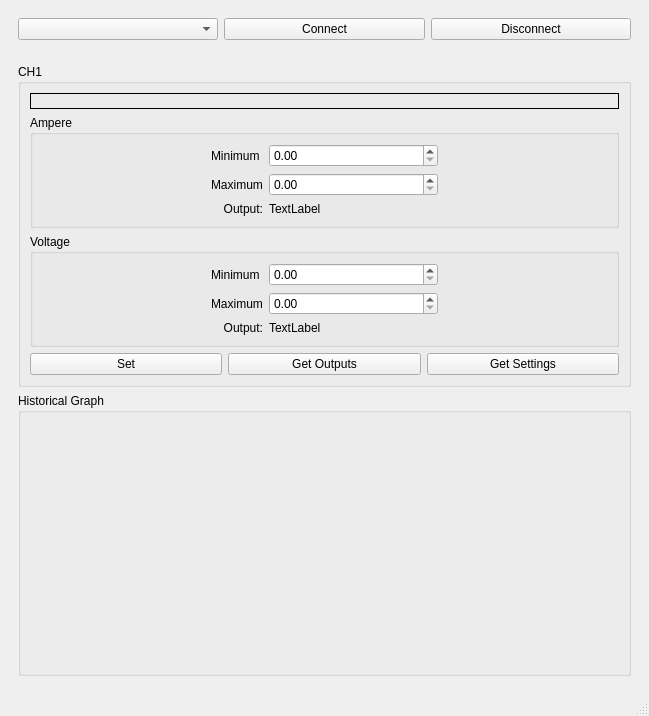
<?xml version="1.0" encoding="UTF-8"?>
<ui version="4.0">
 <class>MainWindow</class>
 <widget class="QMainWindow" name="MainWindow">
  <property name="geometry">
   <rect>
    <x>0</x>
    <y>0</y>
    <width>649</width>
    <height>716</height>
   </rect>
  </property>
  <property name="windowTitle">
   <string>MainWindow</string>
  </property>
  <widget class="QWidget" name="centralwidget">
   <layout class="QGridLayout" name="gridLayout">
    <item row="2" column="0">
     <widget class="QWidget" name="widget_CH1" native="true">
      <layout class="QGridLayout" name="gridLayout_3">
       <item row="0" column="0">
        <widget class="QGroupBox" name="groupBox_CH1">
         <property name="title">
          <string>CH1</string>
         </property>
         <layout class="QGridLayout" name="gridLayout_9">
          <item row="5" column="1">
           <widget class="QPushButton" name="pushButton_CH1_Get_Outputs">
            <property name="text">
             <string>Get Outputs</string>
            </property>
           </widget>
          </item>
          <item row="5" column="0">
           <widget class="QPushButton" name="pushButton_CH1_Set">
            <property name="text">
             <string>Set</string>
            </property>
           </widget>
          </item>
          <item row="5" column="2">
           <widget class="QPushButton" name="pushButton_CH1_Get_Settings">
            <property name="text">
             <string>Get Settings</string>
            </property>
           </widget>
          </item>
          <item row="2" column="0" colspan="3">
           <widget class="QGroupBox" name="groupBox_CH1_Voltage">
            <property name="sizePolicy">
             <sizepolicy hsizetype="Preferred" vsizetype="Maximum">
              <horstretch>0</horstretch>
              <verstretch>0</verstretch>
             </sizepolicy>
            </property>
            <property name="title">
             <string>Voltage</string>
            </property>
            <layout class="QGridLayout" name="gridLayout_12">
             <item row="2" column="1">
              <widget class="QLabel" name="label_CH1_Voltage_Max">
               <property name="sizePolicy">
                <sizepolicy hsizetype="Maximum" vsizetype="Preferred">
                 <horstretch>0</horstretch>
                 <verstretch>0</verstretch>
                </sizepolicy>
               </property>
               <property name="text">
                <string>Maximum</string>
               </property>
              </widget>
             </item>
             <item row="2" column="2">
              <widget class="QDoubleSpinBox" name="doubleSpinBox_CH1_Voltage_Max">
               <property name="sizePolicy">
                <sizepolicy hsizetype="MinimumExpanding" vsizetype="Fixed">
                 <horstretch>0</horstretch>
                 <verstretch>0</verstretch>
                </sizepolicy>
               </property>
               <property name="maximum">
                <double>100.000000000000000</double>
               </property>
              </widget>
             </item>
             <item row="1" column="3" rowspan="3">
              <spacer name="horizontalSpacer_29">
               <property name="orientation">
                <enum>Qt::Horizontal</enum>
               </property>
               <property name="sizeHint" stdset="0">
                <size>
                 <width>0</width>
                 <height>0</height>
                </size>
               </property>
              </spacer>
             </item>
             <item row="1" column="1">
              <widget class="QLabel" name="label_CH1_Voltage_Min">
               <property name="sizePolicy">
                <sizepolicy hsizetype="Maximum" vsizetype="Preferred">
                 <horstretch>0</horstretch>
                 <verstretch>0</verstretch>
                </sizepolicy>
               </property>
               <property name="text">
                <string>Minimum</string>
               </property>
              </widget>
             </item>
             <item row="1" column="0" rowspan="3">
              <spacer name="horizontalSpacer_8">
               <property name="orientation">
                <enum>Qt::Horizontal</enum>
               </property>
               <property name="sizeHint" stdset="0">
                <size>
                 <width>0</width>
                 <height>0</height>
                </size>
               </property>
              </spacer>
             </item>
             <item row="1" column="2">
              <widget class="QDoubleSpinBox" name="doubleSpinBox_CH1_Voltage_Min">
               <property name="sizePolicy">
                <sizepolicy hsizetype="MinimumExpanding" vsizetype="Fixed">
                 <horstretch>0</horstretch>
                 <verstretch>0</verstretch>
                </sizepolicy>
               </property>
              </widget>
             </item>
             <item row="3" column="2">
              <widget class="QLabel" name="label_CH1_Voltage_Output_Result">
               <property name="sizePolicy">
                <sizepolicy hsizetype="Preferred" vsizetype="Maximum">
                 <horstretch>0</horstretch>
                 <verstretch>0</verstretch>
                </sizepolicy>
               </property>
               <property name="text">
                <string>TextLabel</string>
               </property>
              </widget>
             </item>
             <item row="3" column="1">
              <widget class="QLabel" name="label_CH1_Voltage_Output">
               <property name="sizePolicy">
                <sizepolicy hsizetype="Preferred" vsizetype="Maximum">
                 <horstretch>0</horstretch>
                 <verstretch>0</verstretch>
                </sizepolicy>
               </property>
               <property name="text">
                <string> Output:</string>
               </property>
               <property name="alignment">
                <set>Qt::AlignRight|Qt::AlignTrailing|Qt::AlignVCenter</set>
               </property>
              </widget>
             </item>
            </layout>
           </widget>
          </item>
          <item row="1" column="0" colspan="3">
           <widget class="QGroupBox" name="groupBox_CH1_Ampere">
            <property name="sizePolicy">
             <sizepolicy hsizetype="Preferred" vsizetype="Maximum">
              <horstretch>0</horstretch>
              <verstretch>0</verstretch>
             </sizepolicy>
            </property>
            <property name="title">
             <string>Ampere</string>
            </property>
            <layout class="QGridLayout" name="gridLayout_4">
             <item row="1" column="1">
              <widget class="QLabel" name="label_CH1_Ampere_Min">
               <property name="sizePolicy">
                <sizepolicy hsizetype="Maximum" vsizetype="Preferred">
                 <horstretch>0</horstretch>
                 <verstretch>0</verstretch>
                </sizepolicy>
               </property>
               <property name="text">
                <string>Minimum</string>
               </property>
              </widget>
             </item>
             <item row="2" column="1">
              <widget class="QLabel" name="label_CH1_Ampere_Max">
               <property name="sizePolicy">
                <sizepolicy hsizetype="Maximum" vsizetype="Preferred">
                 <horstretch>0</horstretch>
                 <verstretch>0</verstretch>
                </sizepolicy>
               </property>
               <property name="text">
                <string>Maximum</string>
               </property>
              </widget>
             </item>
             <item row="1" column="2">
              <widget class="QDoubleSpinBox" name="doubleSpinBox_CH1_Ampere_Min">
               <property name="sizePolicy">
                <sizepolicy hsizetype="MinimumExpanding" vsizetype="Fixed">
                 <horstretch>0</horstretch>
                 <verstretch>0</verstretch>
                </sizepolicy>
               </property>
              </widget>
             </item>
             <item row="3" column="2">
              <widget class="QLabel" name="label_CH1_Ampere_Output_Result">
               <property name="sizePolicy">
                <sizepolicy hsizetype="Preferred" vsizetype="Maximum">
                 <horstretch>0</horstretch>
                 <verstretch>0</verstretch>
                </sizepolicy>
               </property>
               <property name="text">
                <string>TextLabel</string>
               </property>
              </widget>
             </item>
             <item row="2" column="3">
              <spacer name="horizontalSpacer_3">
               <property name="orientation">
                <enum>Qt::Horizontal</enum>
               </property>
               <property name="sizeHint" stdset="0">
                <size>
                 <width>0</width>
                 <height>0</height>
                </size>
               </property>
              </spacer>
             </item>
             <item row="2" column="0">
              <spacer name="horizontalSpacer_2">
               <property name="orientation">
                <enum>Qt::Horizontal</enum>
               </property>
               <property name="sizeHint" stdset="0">
                <size>
                 <width>0</width>
                 <height>0</height>
                </size>
               </property>
              </spacer>
             </item>
             <item row="2" column="2">
              <widget class="QDoubleSpinBox" name="doubleSpinBox_CH1_Ampere_Max">
               <property name="sizePolicy">
                <sizepolicy hsizetype="MinimumExpanding" vsizetype="Fixed">
                 <horstretch>0</horstretch>
                 <verstretch>0</verstretch>
                </sizepolicy>
               </property>
               <property name="maximum">
                <double>100.000000000000000</double>
               </property>
              </widget>
             </item>
             <item row="3" column="1">
              <widget class="QLabel" name="label_CH1_Ampere_Output">
               <property name="sizePolicy">
                <sizepolicy hsizetype="Preferred" vsizetype="Maximum">
                 <horstretch>0</horstretch>
                 <verstretch>0</verstretch>
                </sizepolicy>
               </property>
               <property name="text">
                <string> Output:</string>
               </property>
               <property name="alignment">
                <set>Qt::AlignRight|Qt::AlignTrailing|Qt::AlignVCenter</set>
               </property>
              </widget>
             </item>
            </layout>
           </widget>
          </item>
          <item row="0" column="0" colspan="3">
           <widget class="QLabel" name="label_CH1_Is_Connected">
            <property name="sizePolicy">
             <sizepolicy hsizetype="Minimum" vsizetype="Minimum">
              <horstretch>0</horstretch>
              <verstretch>0</verstretch>
             </sizepolicy>
            </property>
            <property name="maximumSize">
             <size>
              <width>16777215</width>
              <height>100</height>
             </size>
            </property>
            <property name="frameShape">
             <enum>QFrame::Box</enum>
            </property>
            <property name="text">
             <string/>
            </property>
           </widget>
          </item>
         </layout>
        </widget>
       </item>
       <item row="1" column="0">
        <widget class="QGroupBox" name="groupBox_Historical_Graph">
         <property name="title">
          <string>Historical Graph</string>
         </property>
         <layout class="QGridLayout" name="gridLayout_5">
          <item row="0" column="0">
           <widget class="QWidget" name="widget_Historical_Graph" native="true"/>
          </item>
         </layout>
        </widget>
       </item>
      </layout>
     </widget>
    </item>
    <item row="0" column="0">
     <widget class="QWidget" name="widget_Powersply_Connection" native="true">
      <property name="sizePolicy">
       <sizepolicy hsizetype="Preferred" vsizetype="Maximum">
        <horstretch>0</horstretch>
        <verstretch>0</verstretch>
       </sizepolicy>
      </property>
      <layout class="QGridLayout" name="gridLayout_2">
       <item row="0" column="1">
        <widget class="QComboBox" name="comboBox_Comport"/>
       </item>
       <item row="0" column="2">
        <widget class="QPushButton" name="pushButton_Connect">
         <property name="text">
          <string>Connect</string>
         </property>
        </widget>
       </item>
       <item row="0" column="3">
        <widget class="QPushButton" name="pushButton_Disconnect">
         <property name="text">
          <string>Disconnect</string>
         </property>
        </widget>
       </item>
      </layout>
     </widget>
    </item>
   </layout>
  </widget>
  <widget class="QMenuBar" name="menubar">
   <property name="geometry">
    <rect>
     <x>0</x>
     <y>0</y>
     <width>649</width>
     <height>21</height>
    </rect>
   </property>
  </widget>
  <widget class="QStatusBar" name="statusbar"/>
 </widget>
 <resources/>
 <connections/>
</ui>
